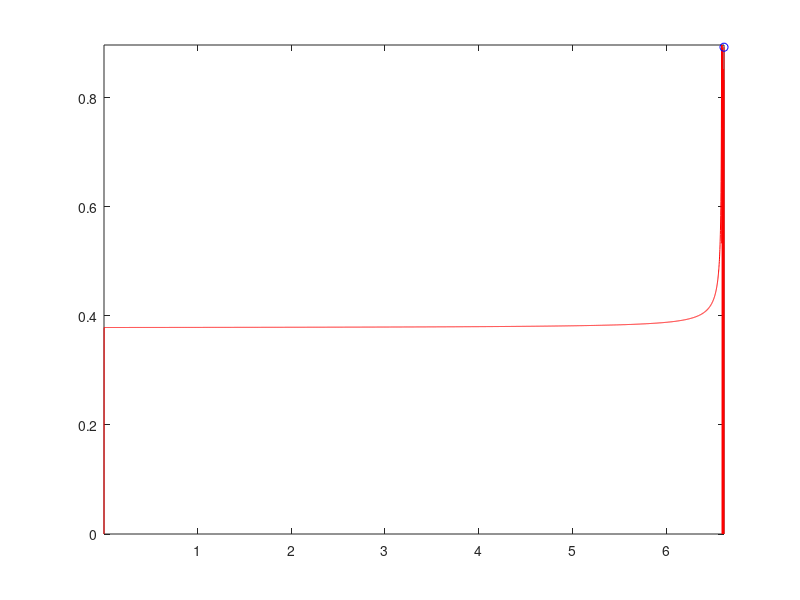

Write the MATLAB code that produced this figure.
%% Euler Method of Computing
t_o = 0;        % s
g = 9.81;       % m/s^2
J = 0.8;        % kg*m^2 - 
B = 0.08;        % kg*m^2/s
tau = 10;       % N*m - braking torque
l_o = 0.22;
u_o = 0.9;
M = 220;        % kg - Normal Mass
r = 0.28;       % m - radius of wheel
delta_t = 0.001; % s - time step

t = delta_t;

v_o = 25; %m/s
v_i = v_o;

w_o = v_i / r;
w_i = w_o;

x = 0;

w_array = [];
v_array = [];
t_array = [];
l_array = [];
u_array = [];
x_array = [];

fprintf('%5s \t %10s \t %10s \t %10s \t %10s \t %10s \n', 't', 'v', 'w', 'u(l)', 'l', 'x')

while ( v_i > 0.1 )
    
        l = 1 - ( (r*w_i) / v_i );
        if ( l > 1 ) 
            l = 1;
        elseif ( l < 0 )
            l = 0;
        end
        
        u = 2*u_o*( (l_o * l) / ( (l_o^2) + (l^2) ) );
        
        v_i1 = v_i - u * g * delta_t;
        w_i1 = (delta_t/J)*( u * M * g * r - B * w_i - tau );
        if( w_i1 < 0 )
            w_i1 = 0;
        end
        
        x_1 = v_i*delta_t + x;
    
        fprintf('%5.2f \t %10.4f \t %10.4f \t %10.4f \t %10.4f \t %10.4f\n', t, v_i1, w_i1, u, l, x)
    
        t = t + delta_t;
        v_i = v_i1;
        w_i = w_i1;
        x = x_1;
        
        
        w_array = cat(1, w_array, w_i);
        v_array = cat(1, v_array, v_i);
        t_array = cat(1, t_array, t);
        l_array = cat(1, l_array, l);
        u_array = cat(1, u_array, u);
        x_array = cat(1, x_array, x);
end;

comet( t_array, u_array )